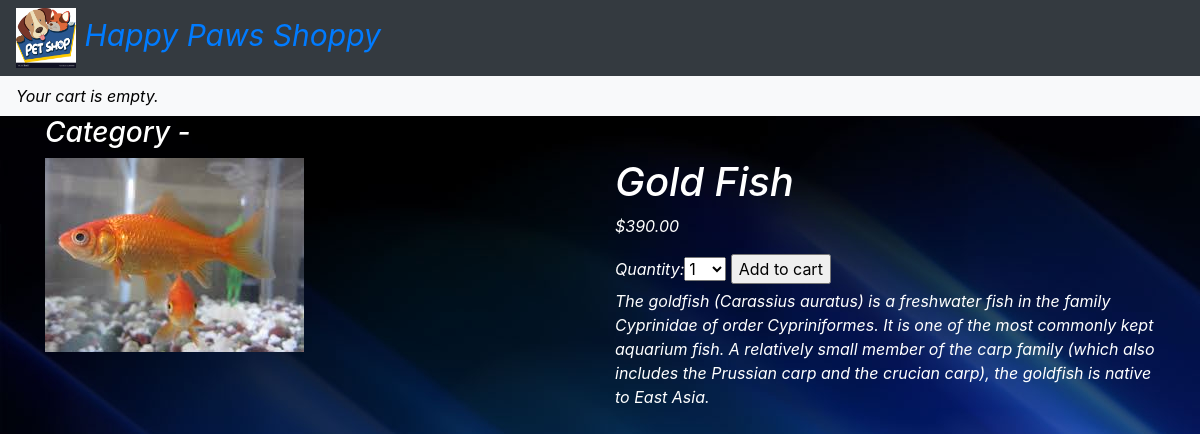
Page /8/gold-fish/ on the committed database.
### shop/models.py (models this page shows, shortened)
class Product(models.Model):
	category = models.ForeignKey(Category, related_name='products',
				on_delete=models.CASCADE)
	name = models.CharField(max_length=200, db_index=True)
	slug = models.SlugField(max_length=200, db_index=True)
	image = models.ImageField(upload_to='products/%Y/%m/%d',   blank=True)
	description = models.TextField(blank=True)
	price = models.DecimalField(max_digits=10, decimal_places=2)
	available = models.BooleanField(default=True)
	created = models.DateTimeField(auto_now_add=True)
	updated = models.DateTimeField(auto_now=True)
	class Meta:
		ordering = ('name',)
		index_together = (('id', 'slug'),)

### shop/views.py (the view)
# urls.py: path('<int:id>/<slug:slug>/', views.product_detail,
def product_detail(request, id, slug):
	product = get_object_or_404(Product,
		id=id,
		slug=slug,
		available=True)
	cart_product_form = CartAddProductForm()
	return render(request,
		'shop/product/detail.html',
		{'product': product,
		'cart_product_form': cart_product_form})

### cart/forms.py
class CartAddProductForm(forms.Form):
	quantity = forms.TypedChoiceField(
				choices=PRODUCT_QUANTITY_CHOICES,
				coerce=int)
	update = forms.BooleanField(required=False,
								initial=False,
								widget=forms.HiddenInput)

### cart/cart.py (called while the page is built)
	def __len__(self):
		return sum(item['quantity'] for item in self.cart.values())

### cart/context_processors.py (called while the page is built)
def cart(request):
	return {'cart': Cart(request)}

### shop/models.py (called while the page is built)
	def __str__(self):
		return self.name

	def get_absolute_url(self):
		return reverse('shop:product_list_by_category',
			args=[self.slug])

### shop/templates/shop/product/detail.html (shortened to what this page needs)
{% extends "shop/base.html" %}
{% load static %}
{% block content %}
<h3>Category - <a href="{{ product.category.get_absolute_url }}" style="color: black">{{product.category }}</a></h3>
<div class="row">
	<div class="col-md-6">
	<img src="{% if product.image %}{{ product.image.url }}{% else %}    {% static 'img/no_image.png' %}{% endif %}">
	</div>
	<div class="col-md-6">
	<h1>{{ product.name }}</h1>
	<p class="price">${{ product.price }}</p>
	<form action="{% url 'cart:cart_add' product.id %}" method="post">
		{{ cart_product_form }}
		<input type="submit" value="Add to cart">
	</form>
	{{ product.description|linebreaks }}
</div>
</div>
{% endblock %}

### rows in the picture
Product: image (picture), name "Gold Fish", price "390.00", description "The goldfish (Carassius auratus) is a freshwater fish in the family Cyprinidae of order Cypriniformes. It is one of the most commonly kept aquarium fish. A relatively small member of the carp family (which also includes the Prussian carp and the crucian carp), the goldfish is native to East Asia."
